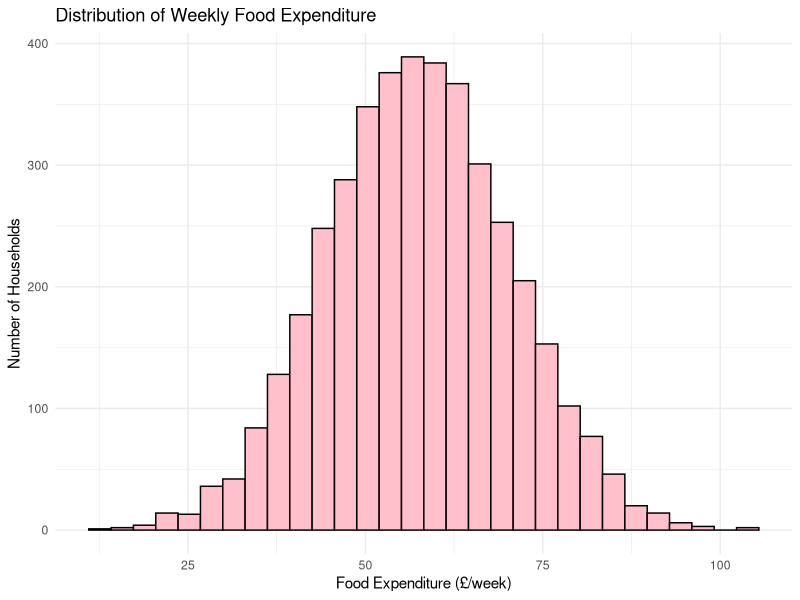
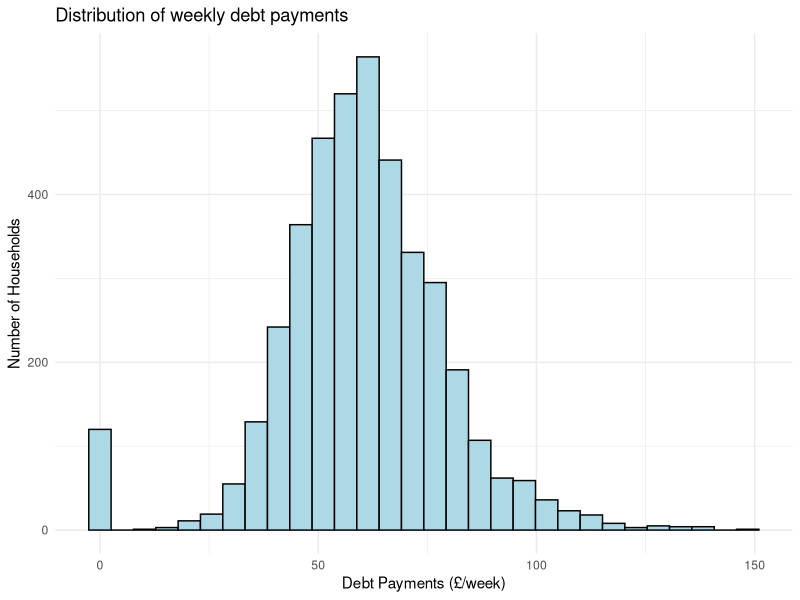
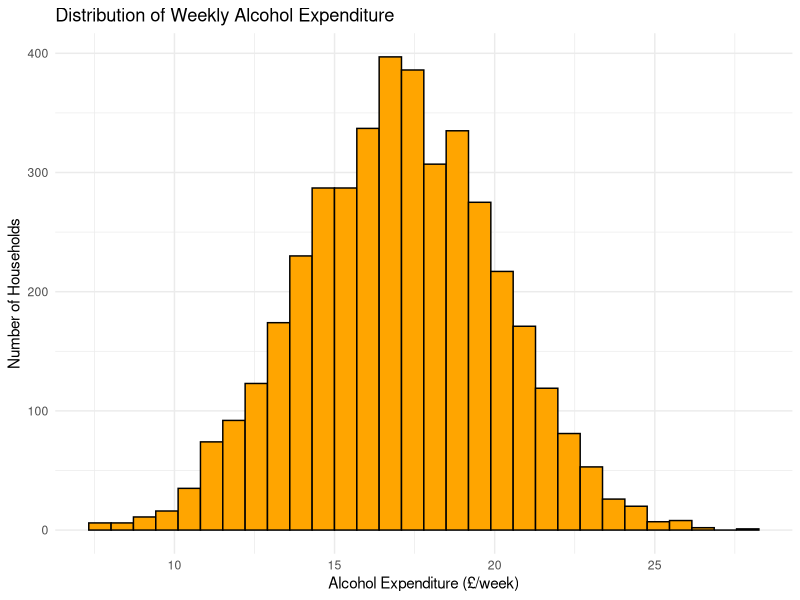
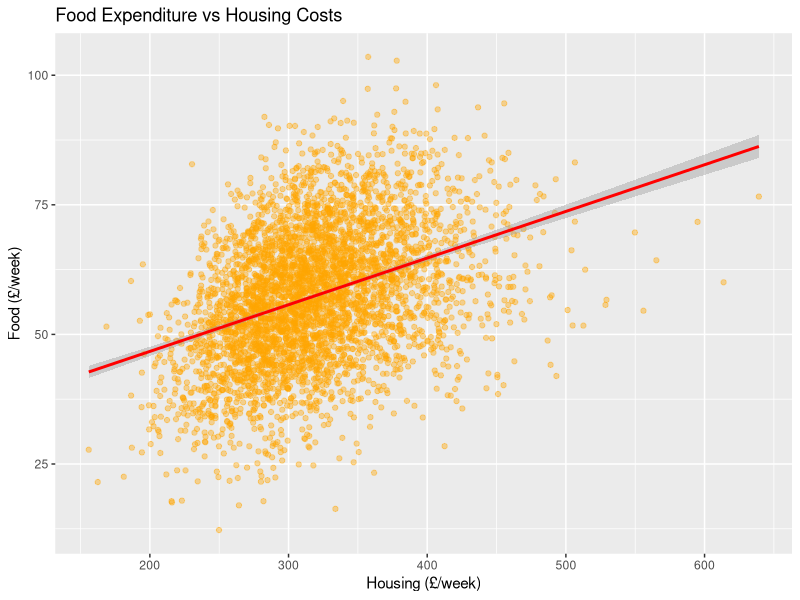
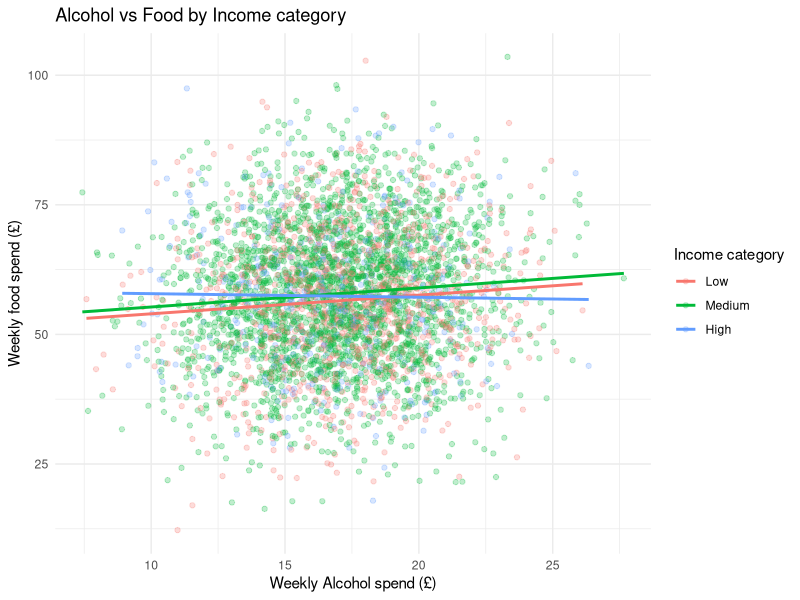
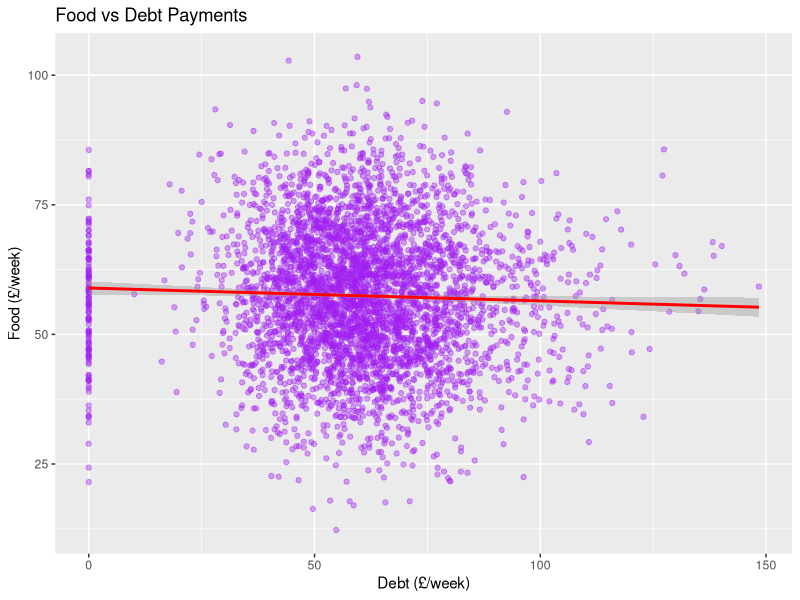
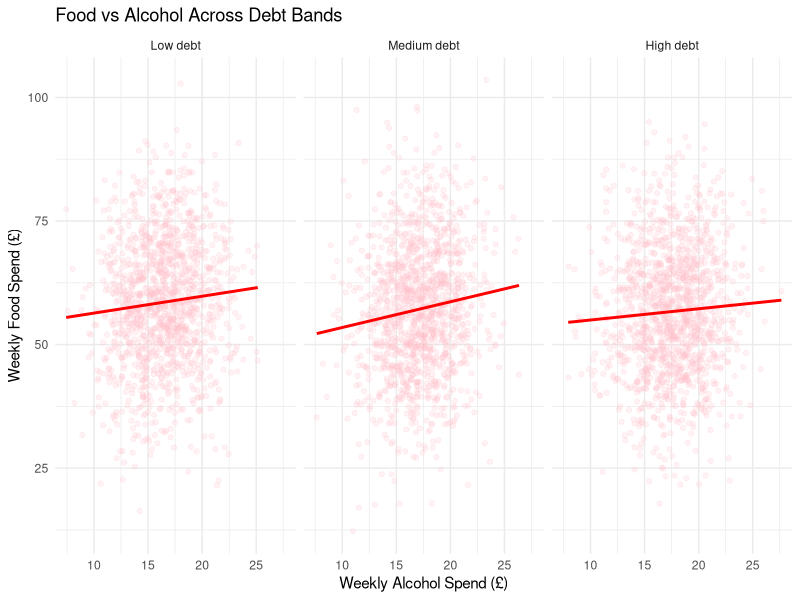

These figures' R source, in order:
## ---- chunk 1
library(tidyverse)
library(emmeans) 
library(gridExtra) 
library(readr)

options(width=100)
## ---- chunk 2
#Reading the data
Household_data <- read_csv("HouseholdExpenditure_csv.csv")
## ---- chunk 3
# Summary statistics for numerical variables
Household_data %>%
  select(where(is.numeric)) %>%
  summary()
## ---- chunk 4
glimpse(Household_data)
## ---- chunk 5
#Data integrity:-


missing_summary <- Household_data %>%
  summarise(across(everything(), ~sum(is.na(.)))) %>%
  pivot_longer(everything(), names_to = "Variable", values_to = "Missing_Count")

print(missing_summary)


cat("Number of duplicate rows:", sum(duplicated(Household_data)), "\n")

## ---- chunk 6

cat("Rows before filtering:", nrow(Household_data), "\n\n")
## ---- chunk 7
# Removing the missing data in key variables
household_filtered <- Household_data %>%
  filter(!is.na(Food),           
         !is.na(Alcohol),        
         !is.na(Debt),
         !is.na(Vehicles),
         !is.na(Kids), 
         !is.na(Housing),
         !is.na(HouseholdSize), 
         !is.na(Sex),
         !is.na(income_category)) 
## ---- chunk 8
  
# Converting categorical variables to factors

household_filtered <- household_filtered %>%
  mutate(
    Sex = factor(Sex),
    income_category = factor(income_category, 
                            levels = c("Low", "Medium", "High"), 
                            ordered = FALSE)
  )

cat("Rows after filtering:", nrow(household_filtered), "\n")
cat("Percentage of data retained:", 
    round(100 * nrow(household_filtered) / nrow(Household_data), 1), "%\n\n")


summary(household_filtered)
## ---- chunk 9

  ggplot(household_filtered, aes(x = Food)) +
  geom_histogram(bins = 30, fill = "pink", colour = "black" ) +
  labs(title = "Distribution of Weekly Food Expenditure",
        x = "Food Expenditure (£/week)", y = "Number of Households") +
  theme_minimal()

## ---- chunk 10
  ggplot(household_filtered, aes(x = Debt)) +
  geom_histogram(bins = 30, fill = "lightblue", colour = "black") +
  labs( title = "Distribution of weekly debt payments", x = "Debt Payments (£/week)", y = "Number of Households") +
  theme_minimal()
## ---- chunk 11
  ggplot(household_filtered, aes(x = Alcohol)) +
  geom_histogram(bins = 30, fill = "orange", colour = "black") +
  labs( title =  "Distribution of Weekly Alcohol Expenditure", x = "Alcohol Expenditure (£/week)", y = "Number of Households") +
  theme_minimal()
## ---- chunk 12
ggplot(household_filtered, aes(x = Housing, y = Food)) +
  geom_point(alpha = 0.4, color = "orange") +
  geom_smooth(method = "lm", color = "red") +
  labs( title= "Food Expenditure vs Housing Costs", x = "Housing (£/week)", y = "Food (£/week)")
## ---- chunk 13
ggplot(household_filtered, aes(x = Alcohol, y = Food, colour = income_category)) + 
geom_point(alpha = 0.25) +
geom_smooth(method = "lm", se = FALSE) +
theme_minimal() +
labs(title = "Alcohol vs Food by Income category",
    x = "Weekly Alcohol spend (£)", y = "Weekly food spend (£)",
    colour = "Income category")

## ---- chunk 14
ggplot(household_filtered, aes(x = Debt, y = Food)) +
  geom_point(alpha = 0.4, color = "purple") +
  geom_smooth(method = "lm", color = "red") +
  labs( title = "Food vs Debt Payments", x = "Debt (£/week)", y = "Food (£/week)")
## ---- chunk 15
household_filtered %>%
  mutate(
    DebtBand = cut(
      Debt,
      breaks = quantile(Debt, probs = c(0, 0.33, 0.66, 1), na.rm = TRUE),
      labels = c("Low debt", "Medium debt", "High debt"),
      include.lowest = TRUE
    )
  ) %>%
  ggplot() +
  geom_point(
    aes(Alcohol, Food),
    alpha = 0.2,
    colour = "pink"
  ) +
  geom_smooth(
    aes(Alcohol, Food),
    method = "lm",
    se = FALSE,
    colour = "red"
  ) +
  facet_wrap(~ DebtBand) +
  labs(
    title = "Food vs Alcohol Across Debt Bands",
    x = "Weekly Alcohol Spend (£)",
    y = "Weekly Food Spend (£)"
  ) +
  theme_minimal()
## ---- chunk 16
m.food <- lm(Food ~ HouseholdSize + Sex + Vehicles + Housing + Kids +
               Alcohol + Debt + income_category, data = household_filtered)

summary(m.food)
cbind(coef(m.food), confint(m.food))

## ---- chunk 17
m.interaction <- lm(
  Food ~ HouseholdSize + Kids + Vehicles + Housing +
    income_category + Sex + Alcohol * Debt,
  data = household_filtered
)

summary(m.interaction)
confint(m.interaction)
## ---- chunk 18
anova(m.food, m.interaction)
## ---- chunk 19
emmeans(
  m.interaction,
  specs = ~ Alcohol | Debt,
  at = list(
    Alcohol = c(10, 15, 20),
    Debt = quantile(household_filtered$Debt, c(.25,.50,.75))
  )
)
